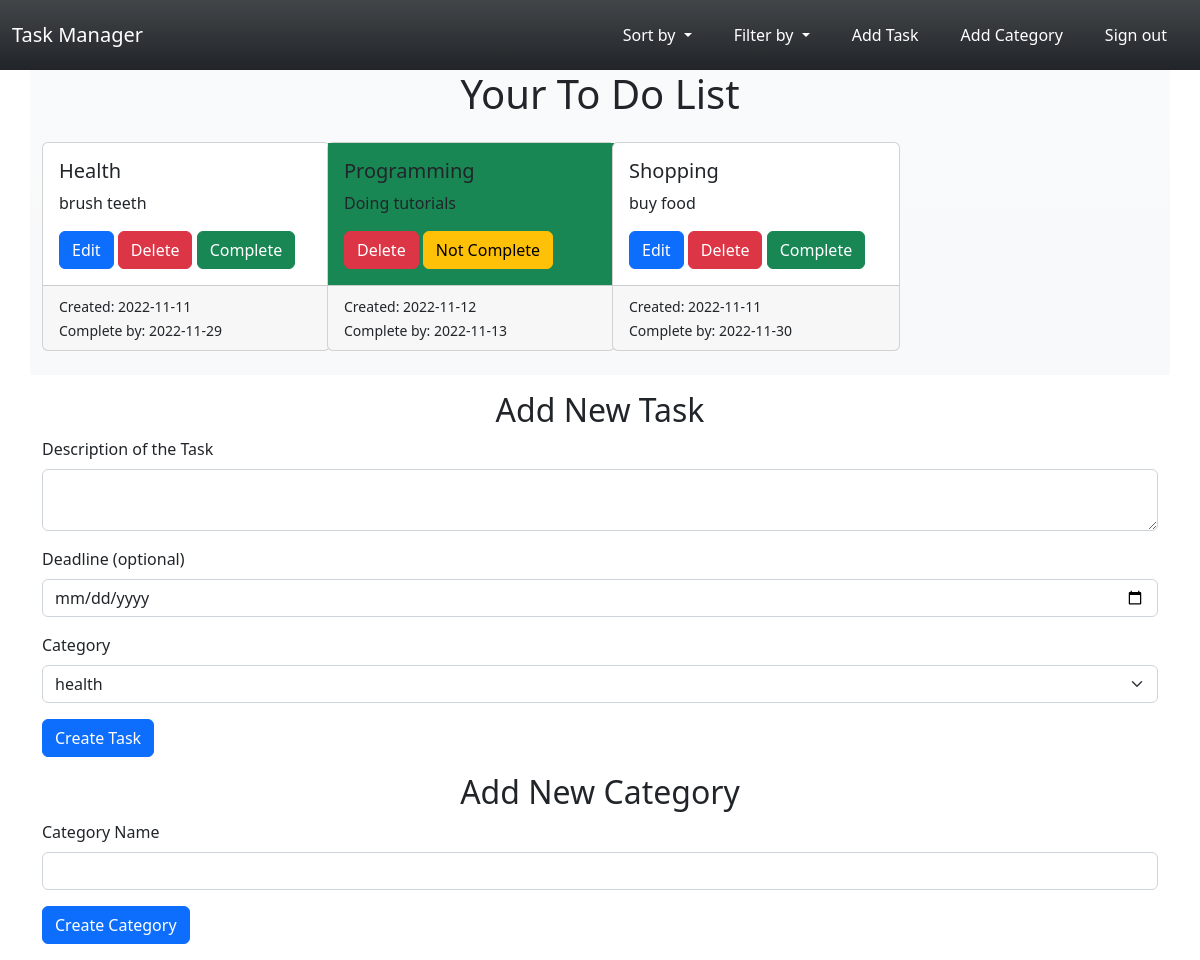
Page / (signed in) on the earlier database version.
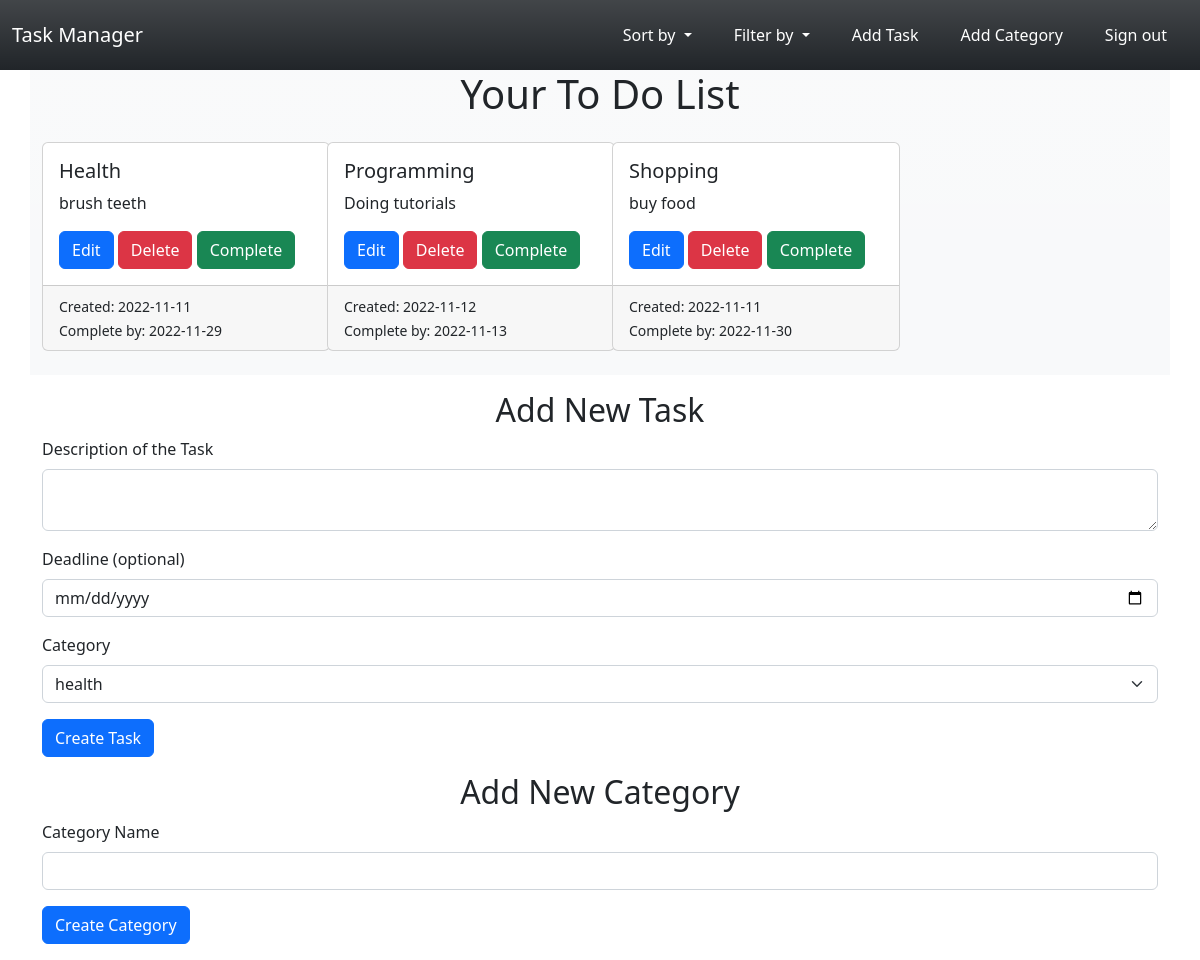
Same page on the later database version.
### todo/models.py (models this page shows)
class ToDo(db.Model):
    id = db.Column(db.Integer, primary_key=True)
    description = db.Column(db.String(500))
    is_completed = db.Column(db.Boolean, default=False)
    create_date = db.Column(db.Date, default=datetime.date.today())
    deadline = db.Column(db.Date)
    category_id = db.Column(db.Integer, db.ForeignKey("category.id"))
    user_id = db.Column(db.Integer, db.ForeignKey("user.id"))

class Category(db.Model):
    id = db.Column(db.Integer, primary_key=True)
    name = db.Column(db.String(250), unique=True, nullable=False)
    todos = db.relationship("ToDo", backref="category", lazy="joined")

### todo/routes.py (the view, shortened to what this page needs)
@app.route("/")
def home():
    tasks = db.session.query(ToDo).filter_by(
        user_id=current_user.get_id())
    if 'sort' in request.args.keys():
        if request.args['sort'] == 'deadline':
            tasks = tasks.order_by(ToDo.deadline.desc())
        elif request.args['sort'] == 'create_date':
            tasks = tasks.order_by(ToDo.create_date.desc())
        elif request.args['sort'] == 'completed':
            tasks = tasks.order_by(ToDo.is_completed.desc())
        elif request.args['sort'] == 'not completed':
            tasks = tasks.order_by(ToDo.is_completed.asc())
    else:
        tasks = tasks.order_by(ToDo.category_id)
    task_form = CreateTaskForm()
    task_form.category.choices = get_categories()
    category_form = CreateCategoryForm()
    return render_template("home.html", tasks=tasks,
                           task_form=task_form, category_form=category_form)

### todo/forms.py (shortened to what this page needs)
class CreateTaskForm(FlaskForm):
    description = TextAreaField("Description of the Task",
                                validators=[DataRequired()])
    category = SelectField("Category", choices=get_categories(),
                           coerce=int)
    deadline = DateField("Deadline (optional)", validators=[Optional()])
    submit = SubmitField("Create Task")

class CreateCategoryForm(FlaskForm):
    name = StringField("Category Name", validators=[DataRequired()])
    submit = SubmitField("Create Category")

### todo/forms.py (called while the page is built)
def get_categories(current=None):
    try:
        if current:
            choices = [(category.id, category.name)
                       for category in current_user.categories
                       if category.id != current.id]
            choices = [(current.id, current.name)] + choices
        else:
            choices = [(category.id, category.name)
                       for category in current_user.categories]
        choices.append((0, ""))
        return choices
    except AttributeError:
        return 0, ""

### todo/routes.py (called while the page is built)
@login_manager.user_loader
def load_user(user_id):
    user = User.query.get(user_id)
    return user

### todo/templates/home.html (shortened to what this page needs)
{% extends "index.html" %}
{% block content %}
{% if current_user.is_authenticated %}
<div class="container justify-content-center bg-light bg-gradient">
    <div class="row">
        <div class="text-center">
            <h1>Your To Do List</h1>
        </div>
    </div>
    <div class="row mt-3">
        {% for task in tasks %}
        <div class="col-lg-3 col-md-6 mb-4">
            <div class="card" style="width: 18rem;">
              <div class="card-body {% if task.is_completed %} bg-success {% endif %}">
                <h5 class="card-title">{{ task.category.name|title() }}</h5>
                <p class="card-text">{{ task.description }}</p>
                 {% if not task.is_completed %}
                <a href="{{ url_for('update_task', task_id=task.id) }}" class="btn btn-primary">Edit</a>
                <a href="{{ url_for('delete_task', task_id=task.id) }}" class="btn btn-danger">Delete</a>
                <a href="{{ url_for('complete_task', task_id=task.id) }}" class="btn btn-success">Complete</a>
                 {% else %}
                <a href="{{ url_for('delete_task', task_id=task.id) }}" class="btn btn-danger">Delete</a>
                <a href="{{ url_for('complete_task', task_id=task.id) }}" class="btn btn-warning">Not Complete</a>
                 {% endif %}
              </div>
                <div class="card-footer">
                 <small class="text-start">Created: {{ task.create_date }}</small><br>
                 <small class="text-end">Complete by: {% if task.deadline %}{{ task.deadline }} {%endif %} </small>
                </div>
            </div>
        </div>
    {% endfor %}
    </div>
</div>
<div class="container mt-3">
    <div class="container text-center">
        <h2>Add New Task</h2>
    </div>
    <form method="POST" action="{{ url_for('add_task') }}">
        <div class="mb-3">
            {{ task_form.description.label(class="form-label") }}
            {% if task_form.errors.description %}
                {{ task_form.description(size=20, class="form-control is-invalid") }}
            {% else %}
                {{ task_form.description(size=20, class="form-control") }}
            {% endif %}
        </div>
        <div class="mb-3">
            {{ task_form.deadline.label(class="form-label") }}
            {{ task_form.deadline(class="form-control") }}
        </div>
        <div class="mb-3">
            {{ task_form.category.label(class="form-label") }}
            {{ task_form.category(class="form-select") }}
        </div>
        <div class="mb-3">
            {{ task_form.submit(class="btn btn-primary") }}
        </div>
    </form>
</div>
<div class="container mt-3">
    <div class="container text-center">
        <h2>Add New Category</h2>
    </div>
    <form method="POST" action="{{ url_for('add_category') }}">
        <div class="mb-3">
            {{ category_form.name.label(class="form-label") }}
            {% if category_form.errors.name %}
                {{ category_form.name(size=20, class="form-control is-invalid") }}
            {% else %}
                {{ category_form.name(size=20, class="form-control") }}
            {% endif %}
        </div>
        <div class="mb-3">
            {{ category_form.submit(class="btn btn-primary") }}
        </div>
    </form>
</div>
{% else %}
<div class="container text-center">
    <p>Please log in to use the app.</p>
</div>
{% endif %}
{% endblock %}

### todo/templates/index.html (shortened to what this page needs)
<!doctype html>
<html lang="en">
  <head>
    <link href="https://cdn.jsdelivr.net/npm/bootstrap@5.2.2/dist/css/bootstrap.min.css" rel="stylesheet">
  </head>
  <body>
    <nav class="navbar navbar-expand-lg navbar-light bg-dark bg-gradient">
      <div class="container-fluid">
        <a class="navbar-brand text-white" href="{{ url_for('home') }}">Task Manager</a>
        <div class="collapse navbar-collapse justify-content-end" id="navbarSupportedContent">
          <ul class="navbar-nav">
            {% if current_user.is_authenticated %}
            <li class="nav-item dropdown btn">
              <a class="nav-link dropdown-toggle text-white" href="#" id="navbarDropdown" role="button" data-bs-toggle="dropdown" aria-expanded="false">
                Sort by
              </a>
            </li>
            <li class="nav-item dropdown btn">
              <a class="nav-link dropdown-toggle text-white" href="#" id="navbarDropdown" role="button" data-bs-toggle="dropdown" aria-expanded="false">
                Filter by
              </a>
            </li>
            <li class="nav-item">
              <button type="button" class="btn">
                <a class="nav-link text-white " aria-current="page" href="{{ url_for('add_task') }}">Add Task</a>
              </button>
            </li>
           <li class="nav-item">
              <button type="button" class="btn">
                <a class="nav-link text-white" aria-current="page" href="{{ url_for('add_category') }}">Add Category</a>
              </button>
            </li>
            <li class="nav-item">
              <button type="button" class="btn">
                <a class="nav-link text-white" aria-current="page" href="{{ url_for('logout') }}">Sign out</a>
              </button>
            </li>
            {% endif %}
          </ul>
        </div>
      </div>
    </nav>
    {% block content %}
    {% endblock %}
  </body>
</html>

Differences in the rows shown:
changed ToDo "Doing tutorials": is_completed "Not Complete" → "Edit Complete"
